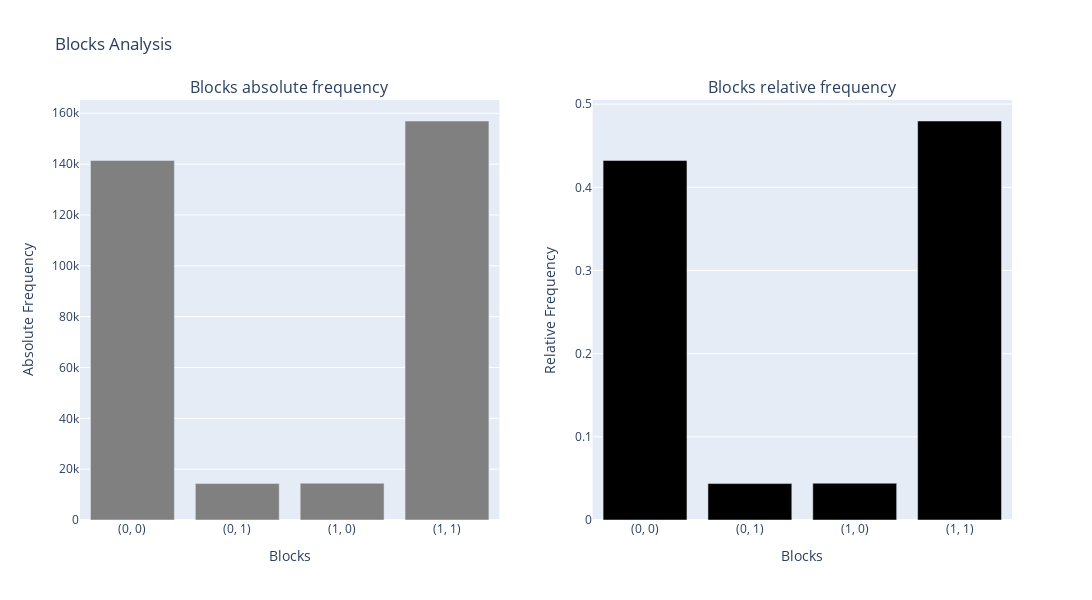

The notebook cell saved with this chart:
### Markdown cell above
To better visualize the frequencies distributions, one can apply the function `plot_block_frequencies()` on the dataframe.

### Code cell
plot_block_frequencies(frequencies_df)

### Figure 1 — Plotly figure (JSON) as saved in the notebook; plotly's stock layout.template omitted (floating-point values rounded to 4 significant figures)
{"data": [{"marker": {"color": "gray"}, "name": "Blocks absolute frequency", "type": "bar", "x": ["(0, 0)", "(0, 1)", "(1, 0)", "(1, 1)"], "xaxis": "x", "y": [141438, 14324, 14463, 156959], "yaxis": "y"}, {"marker": {"color": "black"}, "name": "Blocks relative frequency", "type": "bar", "x": ["(0, 0)", "(0, 1)", "(1, 0)", "(1, 1)"], "xaxis": "x2", "y": [0.4323, 0.04378, 0.0442, 0.4797], "yaxis": "y2"}], "layout": {"annotations": [{"font": {"size": 16}, "showarrow": false, "text": "Blocks absolute frequency", "x": 0.225, "xanchor": "center", "xref": "paper", "y": 1, "yanchor": "bottom", "yref": "paper"}, {"font": {"size": 16}, "showarrow": false, "text": "Blocks relative frequency", "x": 0.775, "xanchor": "center", "xref": "paper", "y": 1, "yanchor": "bottom", "yref": "paper"}], "height": 600, "showlegend": false, "title": {"text": "Blocks Analysis"}, "width": 1200, "xaxis": {"anchor": "y", "domain": [0, 0.45], "title": {"text": "Blocks"}}, "xaxis2": {"anchor": "y2", "domain": [0.55, 1], "title": {"text": "Blocks"}}, "yaxis": {"anchor": "x", "domain": [0, 1], "title": {"text": "Absolute Frequency"}}, "yaxis2": {"anchor": "x2", "domain": [0, 1], "title": {"text": "Relative Frequency"}}}}
